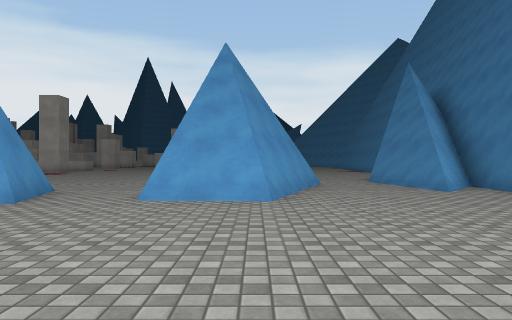
view 1 (above)

13 first-person views from a walk through a Unity game level. The camera is 1.2 m above the floor, looks level and sees 70° across. The floor is counted in squares, 2 m on a side. Each view is taken from the middle of a square. On the plan, view 1 faces up. The plan holds only what a view shows up to about 10 squares ahead; the rest is blank. The place goes on beyond the plan. The player character is not drawn. Surface patterns are stand-ins for the level's own textures.

view 2
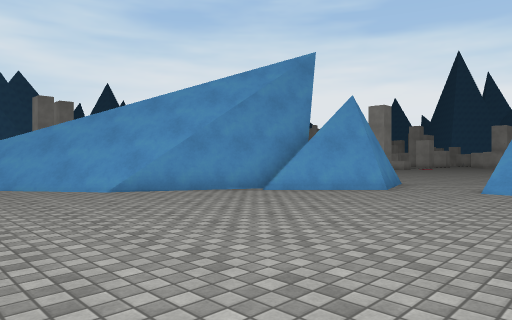

view 3
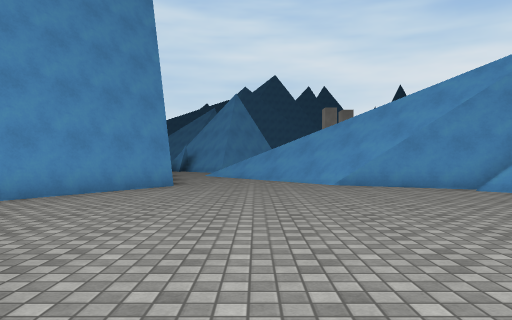

view 4
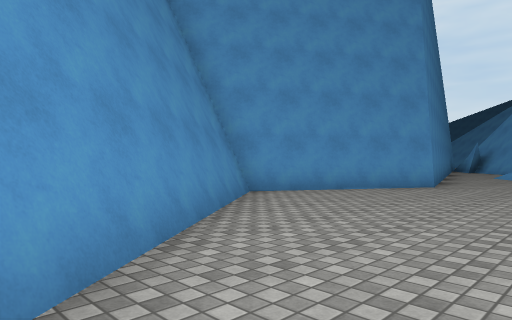

view 5
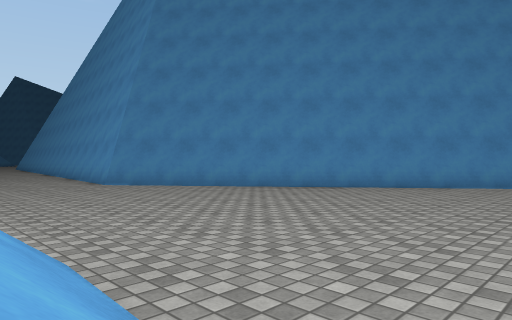

view 6
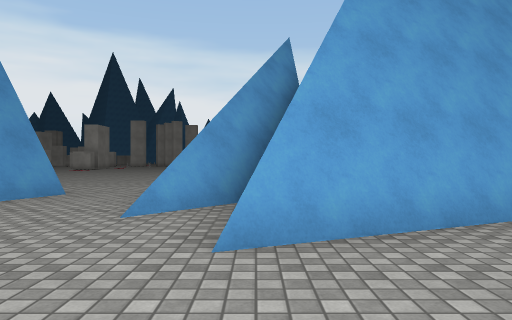

view 7
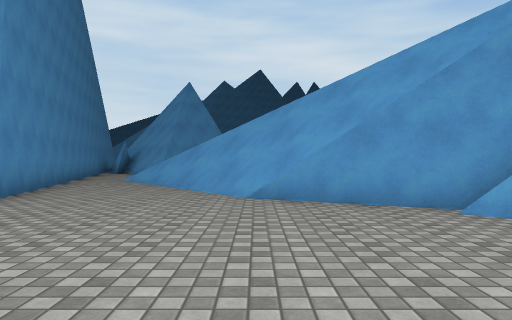

view 8
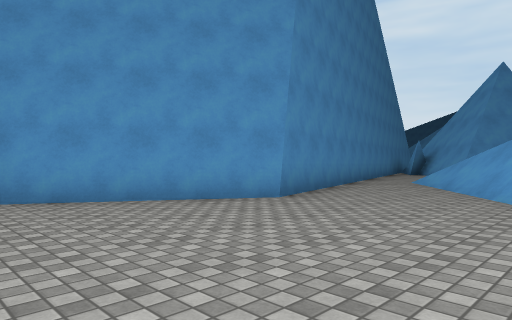

view 9
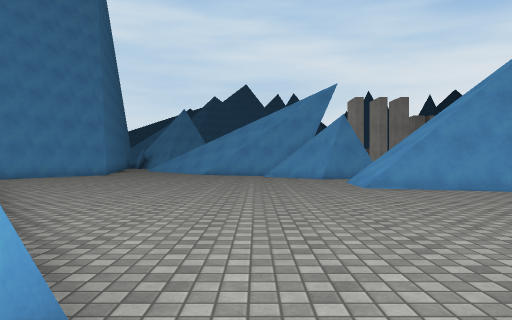

view 10
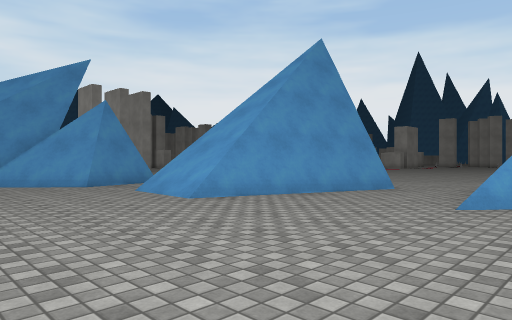

view 11
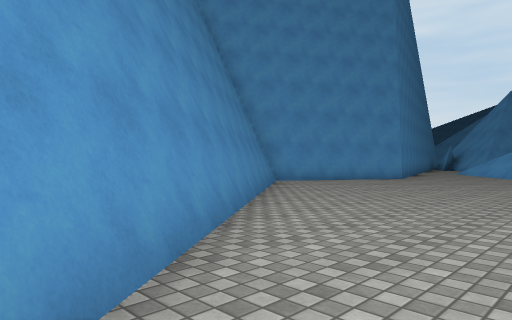

view 12
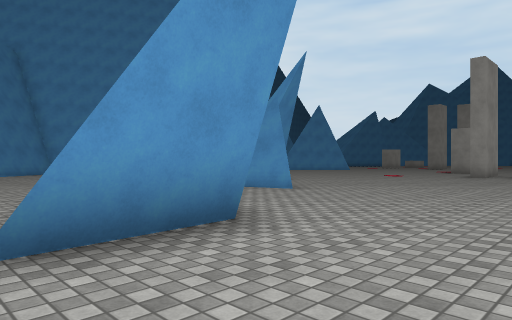

view 13
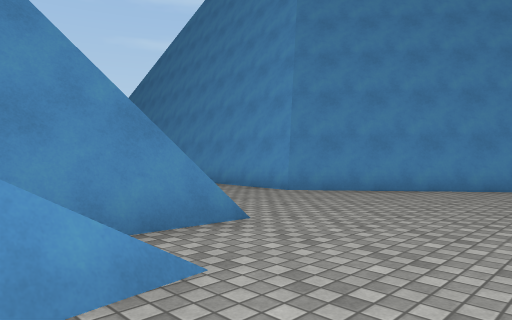

### Floor plan
Key: @ floor where view 1 was taken; # wall or solid block; . floor; / step, stairs or slope; = window, fence, low wall or low ledge; v drop or lower ground.
Columns run from 11 left of view 1 to 8 right of it. Each row starts with its distance up from view 1.
 13            ...
 12           .....
 11      ..........
 10   ............=##
  9   ........###..##
  8    ......./v#..##
  7     ...#../#...=####
  6      ..#../=....##.
  5     ..##...........
  4     /##.............
  3     /#..............
  2    //#............##
  1    //...........###
  0   //.......@...##
 -1  //...........##
 -2  ...........###
 -3 ....##.....## vv
 -4 #######...## vv
 -5       #####vvv
 -6           vv

Where each view was taken, in squares from view 1:
view 1: 0 up, 0 right, facing up
view 2: 2 down, 0 right, facing up-left
view 3: 1 down, 2 right, facing left
view 4: 0 up, 2 right, facing down-left
view 5: 6 up, 2 left, facing down-right
view 6: 3 up, 5 right, facing up
view 7: 1 up, 1 left, facing left
view 8: 1 up, 2 left, facing down-left
view 9: 3 up, 8 right, facing left
view 10: 2 up, 5 right, facing up-left
view 11: 2 up, 5 right, facing down-left
view 12: 12 up, 2 right, facing down-left
view 13: 8 up, 2 right, facing down-right
